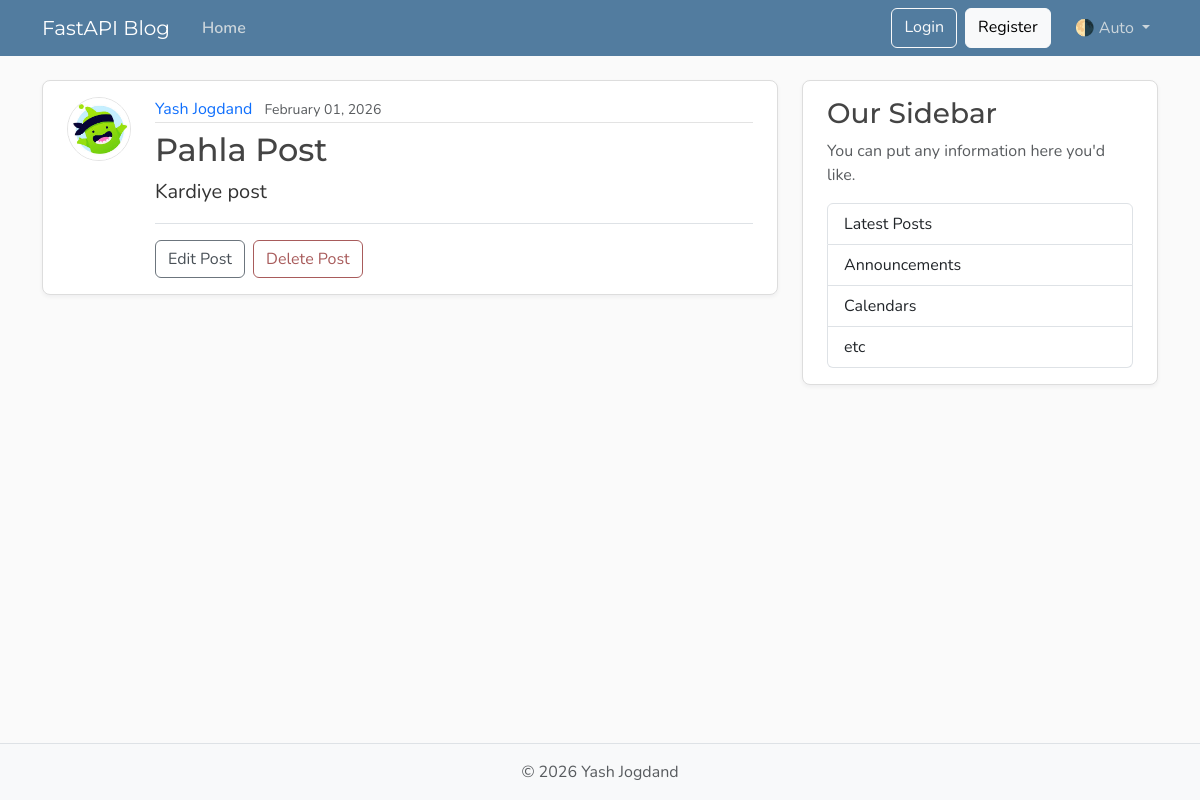
Before: /posts/1 with the older database file.
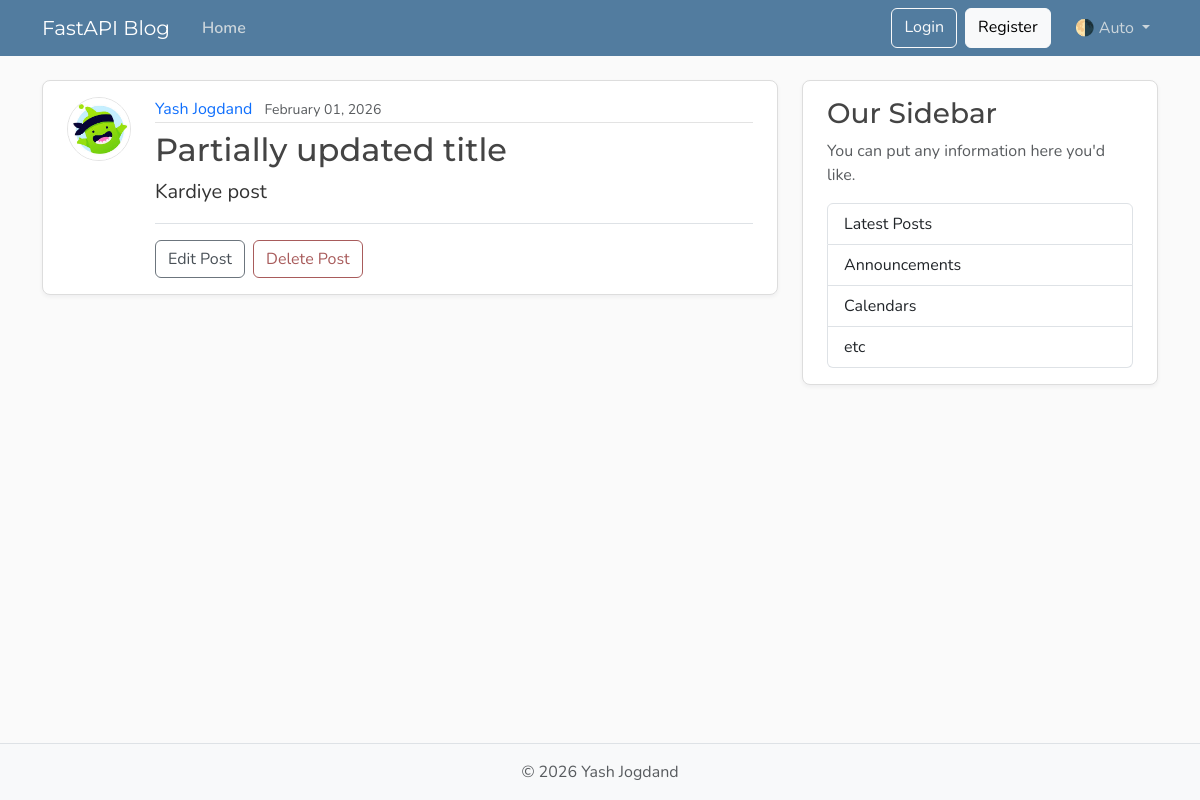
After: the same page with the newer database file.
### models.py (models this page shows)
class Post(Base):
    __tablename__ = "posts"
    id: Mapped[int] = mapped_column(Integer, primary_key=True, index=True)
    title: Mapped[str] = mapped_column(String(100), nullable=False)
    content: Mapped[str] = mapped_column(Text, nullable=False)
    user_id: Mapped[int] = mapped_column(
        ForeignKey("users.id"),
        nullable=False,
        index=True,
    )
    date_posted: Mapped[datetime] = mapped_column(
        DateTime(timezone=True),
        default=lambda: datetime.now(UTC),
    )
    author: Mapped[User] = relationship(back_populates="posts")

### main.py (the view)
@app.get("/posts/{post_id}", include_in_schema=False)
def post_page(request: Request, post_id: int, db: Annotated[Session, Depends(get_db)]):
    result = db.execute(select(models.Post).where(models.Post.id == post_id))
    post = result.scalars().first()
    if post:
        title = post.title[:50]
        return templates.TemplateResponse(
            request,
            "post.html",
            {"post": post, "title": title},
        )
    raise HTTPException(status_code=status.HTTP_404_NOT_FOUND, detail="Post not found")

### templates/post.html (shortened to what this page needs)
{% extends "layout.html" %}
{% block content %}
  <article class="content-section py-3 px-4 mb-4">
    <div class="d-flex align-items-start gap-4">
      <img class="rounded-circle article-img flex-shrink-0"
           src="{{ url_for('static', path='profile_pics/download.jpg') }}"
           alt="{{ post.author.username }}'s profile picture"
           width="64"
           height="64"
           loading="lazy">
      <div class="flex-grow-1">
        <div class="article-metadata mb-2">
          <a class="me-2" href="{{ url_for("user_posts_page", user_id=post.author.id) }}">{{ post.author.username }}</a>
          <small class="text-body-secondary">{{ post.date_posted.strftime('%B %d, %Y') }}</small>
        </div>
        <h2 class="article-title">{{ post.title }}</h2>
        <p class="article-content">{{ post.content }}</p>
        <div class="post-actions mt-3 pt-3 border-top">
          <a class="btn btn-outline-secondary me-1" href="#">Edit Post</a>
          <button type="button"
                  class="btn btn-outline-danger"
                  data-bs-toggle="modal"
                  data-bs-target="#deleteModal">Delete Post</button>
        </div>
      </div>
    </div>
  </article>
{% endblock content %}

Changed rows visible on the page:
changed Post "Kardiye post": title "Pahla Post" → "Partially updated title"
